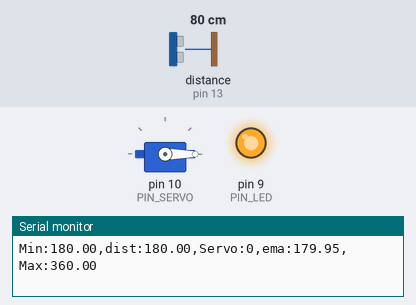
Bench run of a sketch on a simulated Arduino Uno, built with avr-gcc and run on an emulated ATmega328P. Parts: servo, output pins drawn as LEDs (lit = HIGH), the last lines printed to the serial monitor. Wiring (inferred from the names in the program): ultrasonic range finder: trigger pin 12; echo pin 13. Inputs (shaded band) come from the test bench; at power-on: distance to the obstacle (sensor on pin 13) 80 cm. The echo pulse lasts 58.3 µs per cm; pins used as bus, display or sensor lines are not drawn.

Above: at 1.2 s.
1.3 s: distance to the obstacle (sensor on pin 13) set to 35 cm
At 4.07 s:
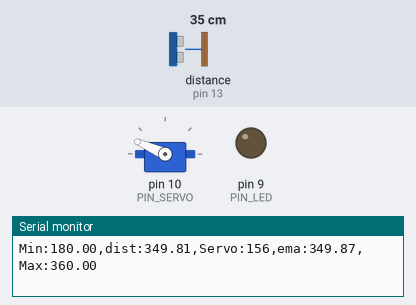
4.3 s: distance to the obstacle (sensor on pin 13) set to 2 cm
At 4.7 s:
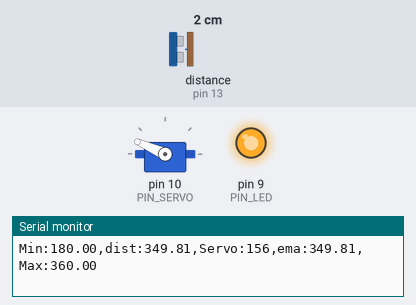
5.8 s: distance to the obstacle (sensor on pin 13) set to 18 cm
At 7.4 s:
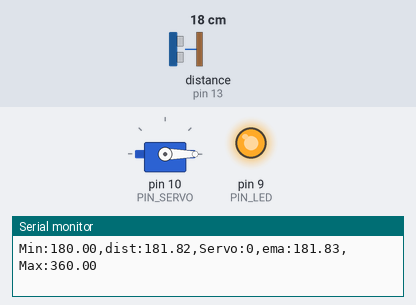
Timing chart, 0 to 8.9 s (numbered marks = the images above; inputs shaded):
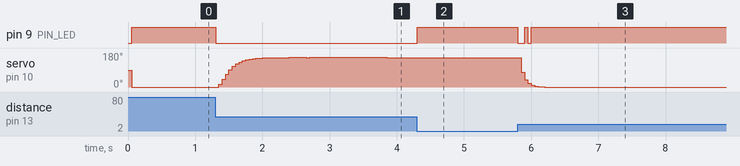

The sketch:

11_example_1.ino
```cpp
#include <Servo.h>

// Arduino pin assignment
#define PIN_LED   9   // LED active-low
#define PIN_TRIG  12  // sonar sensor TRIGGER
#define PIN_ECHO  13  // sonar sensor ECHO
#define PIN_SERVO 10  // servi motor

// configurable parameters for sonar
#define SND_VEL 346.0     // sound velocity at 24 celsius degree (unit: m/sec)
#define INTERVAL 50      // sampling interval (unit: msec)
#define PULSE_DURATION 10 // ultra-sound Pulse Duration (unit: usec)
#define _DIST_MIN 180.0   // minimum distance to be measured (unit: mm)
#define _DIST_MAX 360.0   // maximum distance to be measured (unit: mm)

#define TIMEOUT ((INTERVAL / 2) * 1000.0) // maximum echo waiting time (unit: usec)
#define SCALE (0.001 * 0.5 * SND_VEL) // coefficent to convert duration to distance

#define _EMA_ALPHA 0.3    // EMA weight of new sample (range: 0 to 1)
                          // Setting EMA to 1 effectively disables EMA filter.

// Target Distance
#define _TARGET_LOW  180.0
#define _TARGET_HIGH 220.0

// duty duration for myservo.writeMicroseconds()
// NEEDS TUNING (servo by servo)

#define _DUTY_MIN 540 // servo full clockwise position (0 degree)
#define _DUTY_NEU 1460 // servo neutral position (90 degree)
#define _DUTY_MAX 2380 // servo full counterclockwise position (180 degree)

// global variables
float  dist_ema, dist_prev = _DIST_MAX; // unit: mm
unsigned long last_sampling_time; // unit: ms

Servo myservo;

void setup() {
  // initialize GPIO pins
  pinMode(PIN_LED, OUTPUT);
  pinMode(PIN_TRIG, OUTPUT);  // sonar TRIGGER
  pinMode(PIN_ECHO, INPUT);   // sonar ECHO
  digitalWrite(PIN_TRIG, LOW);  // turn-off Sonar

  myservo.attach(PIN_SERVO);
  myservo.writeMicroseconds(_DUTY_NEU);

  // initialize USS related variables
  dist_prev = _DIST_MIN; // raw distance output from USS (unit: mm)

  // initialize serial port
  Serial.begin(57600);
}

void loop() {
  float  dist_raw;

  // wait until next sampling time.
  if (millis() < (last_sampling_time + INTERVAL))
    return;

  dist_raw = USS_measure(PIN_TRIG, PIN_ECHO); // read distance

  if (dist_raw < _DIST_MIN) {
    dist_raw = dist_prev;           // cut lower than minimum
    digitalWrite(PIN_LED, 1);       // LED OFF
  } else if (dist_raw > _DIST_MAX) {
    dist_raw = dist_prev;           // Cut higher than maximum
    digitalWrite(PIN_LED, 1);       // LED OFF
  } else {    // In desired Range
    digitalWrite(PIN_LED, 0);       // LED ON
  }

  // Apply ema filter here
  dist_ema = _EMA_ALPHA * dist_prev + (1 - _EMA_ALPHA) * dist_ema;

  // adjust servo position according to the USS read value

  // add your code here!
  if (dist_ema < _DIST_MIN) {
    myservo.writeMicroseconds(_DUTY_MIN);
  }else if (dist_ema > _DIST_MAX) {
    myservo.writeMicroseconds(_DUTY_MAX);
  }else {
    myservo.writeMicroseconds(0.056*dist_ema*dist_ema - 20.16*dist_ema + 2354);
  }
  // Use _TARGET_LOW, _TARGTE_HIGH

  // output the distance to the serial port
  Serial.print("Min:");    Serial.print(_DIST_MIN);
  Serial.print(",dist:");  Serial.print(dist_raw);
  Serial.print(",Servo:"); Serial.print(myservo.read());
  Serial.print(",ema:");  Serial.print(dist_ema);
  Serial.print(",Max:");   Serial.print(_DIST_MAX);
  Serial.println("");

  // update last sampling time
  last_sampling_time += INTERVAL;

  dist_prev = dist_raw;
}

// get a distance reading from USS. return value is in millimeter.
float USS_measure(int TRIG, int ECHO)
{
  digitalWrite(TRIG, HIGH);
  delayMicroseconds(PULSE_DURATION);
  digitalWrite(TRIG, LOW);

  return pulseIn(ECHO, HIGH, TIMEOUT) * SCALE; // unit: mm

  // Pulse duration to distance conversion example (target distance = 17.3m)
  // - round trip distance: 34.6m
  // - expected pulse duration: 0.1 sec, or 100,000us
  // - pulseIn(ECHO, HIGH, timeout) * 0.001 * 0.5 * SND_VEL
  //        = 100,000 micro*sec * 0.001 milli/micro * 0.5 * 346 meter/sec
  //        = 100,000 * 0.001 * 0.5 * 346 * micro * sec * milli * meter
  //                                        ----------------------------
  //                                         micro * sec
  //        = 100 * 173 milli*meter = 17,300 mm = 17.3m
  // pulseIn() returns microseconds.
}
```

Measured:
- after the input at 4.3 s, pin 9 (PIN_LED): LOW → HIGH at once; servo on pin 10 (PIN_SERVO): stops changing and stays 156°
- after the input at 5.8 s, pin 9 (PIN_LED): alternates HIGH for 0.05 s and LOW for 0.07 s, 4 changes in all, then stays HIGH, starting at once; servo on pin 10 (PIN_SERVO): 156° → 0° after 0.05 s
